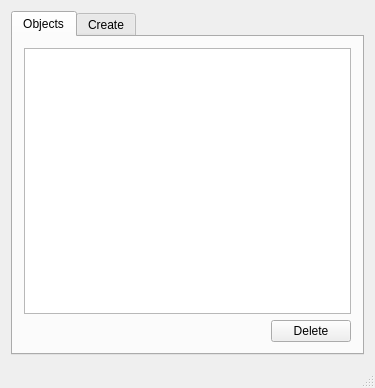
<?xml version="1.0" encoding="UTF-8"?>
<ui version="4.0">
 <class>MainWindow</class>
 <widget class="QMainWindow" name="MainWindow">
  <property name="geometry">
   <rect>
    <x>0</x>
    <y>0</y>
    <width>375</width>
    <height>388</height>
   </rect>
  </property>
  <property name="windowTitle">
   <string>EOrm DEMO</string>
  </property>
  <widget class="QWidget" name="centralWidget">
   <layout class="QGridLayout" name="gridLayout">
    <item row="0" column="0">
     <widget class="QTabWidget" name="tabWidget">
      <property name="currentIndex">
       <number>0</number>
      </property>
      <widget class="QWidget" name="tabListObjects">
       <attribute name="title">
        <string>Objects</string>
       </attribute>
       <layout class="QGridLayout" name="gridLayout_2">
        <item row="0" column="0" colspan="2">
         <widget class="QTableView" name="tableView"/>
        </item>
        <item row="1" column="0">
         <spacer name="horizontalSpacer">
          <property name="orientation">
           <enum>Qt::Horizontal</enum>
          </property>
          <property name="sizeHint" stdset="0">
           <size>
            <width>246</width>
            <height>20</height>
           </size>
          </property>
         </spacer>
        </item>
        <item row="1" column="1">
         <widget class="QPushButton" name="btnDelete">
          <property name="text">
           <string>Delete</string>
          </property>
         </widget>
        </item>
       </layout>
      </widget>
      <widget class="QWidget" name="tabNewObject">
       <attribute name="title">
        <string>Create</string>
       </attribute>
       <layout class="QGridLayout" name="gridLayout_3">
        <item row="0" column="0">
         <widget class="QLabel" name="label">
          <property name="text">
           <string>Code:</string>
          </property>
         </widget>
        </item>
        <item row="0" column="2" colspan="3">
         <spacer name="horizontalSpacer_2">
          <property name="orientation">
           <enum>Qt::Horizontal</enum>
          </property>
          <property name="sizeHint" stdset="0">
           <size>
            <width>251</width>
            <height>20</height>
           </size>
          </property>
         </spacer>
        </item>
        <item row="1" column="0" colspan="5">
         <widget class="QSpinBox" name="edCode"/>
        </item>
        <item row="2" column="0">
         <widget class="QLabel" name="label_2">
          <property name="text">
           <string>Name:</string>
          </property>
         </widget>
        </item>
        <item row="2" column="2" colspan="3">
         <spacer name="horizontalSpacer_3">
          <property name="orientation">
           <enum>Qt::Horizontal</enum>
          </property>
          <property name="sizeHint" stdset="0">
           <size>
            <width>251</width>
            <height>20</height>
           </size>
          </property>
         </spacer>
        </item>
        <item row="3" column="0" colspan="5">
         <widget class="QLineEdit" name="edName"/>
        </item>
        <item row="4" column="0" colspan="2">
         <widget class="QLabel" name="label_3">
          <property name="text">
           <string>Description:</string>
          </property>
         </widget>
        </item>
        <item row="4" column="2" colspan="3">
         <spacer name="horizontalSpacer_4">
          <property name="orientation">
           <enum>Qt::Horizontal</enum>
          </property>
          <property name="sizeHint" stdset="0">
           <size>
            <width>251</width>
            <height>20</height>
           </size>
          </property>
         </spacer>
        </item>
        <item row="5" column="0" colspan="5">
         <widget class="QTextEdit" name="edDescription"/>
        </item>
        <item row="6" column="1" colspan="2">
         <spacer name="horizontalSpacer_5">
          <property name="orientation">
           <enum>Qt::Horizontal</enum>
          </property>
          <property name="sizeHint" stdset="0">
           <size>
            <width>99</width>
            <height>20</height>
           </size>
          </property>
         </spacer>
        </item>
        <item row="6" column="3">
         <widget class="QPushButton" name="btnReset">
          <property name="text">
           <string>Reset</string>
          </property>
         </widget>
        </item>
        <item row="6" column="4">
         <widget class="QPushButton" name="btnSave">
          <property name="text">
           <string>Save</string>
          </property>
         </widget>
        </item>
       </layout>
      </widget>
     </widget>
    </item>
   </layout>
  </widget>
  <widget class="QStatusBar" name="statusBar"/>
  <action name="actionNew_object">
   <property name="text">
    <string>New object...</string>
   </property>
  </action>
  <action name="actionFind_filter">
   <property name="text">
    <string>Find filter...</string>
   </property>
  </action>
 </widget>
 <layoutdefault spacing="6" margin="11"/>
 <resources/>
 <connections/>
</ui>
